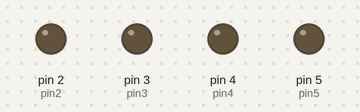
Recording of a sketch running on a simulated Arduino Uno, built with avr-gcc and run on an emulated ATmega328P. On the bench: output pins drawn as LEDs (lit = HIGH).

Above: at 0.5 s.
At 1.5 s:
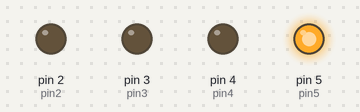
At 3.5 s:
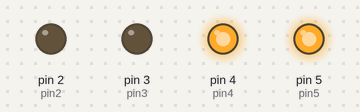
At 6.5 s:
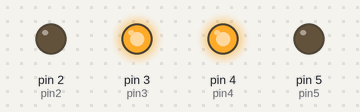
At 9.5 s:
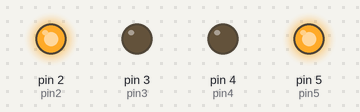
At 13.5 s:
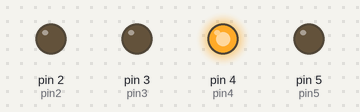
Timing chart, 0 to 14.3 s (numbered marks = the images above):
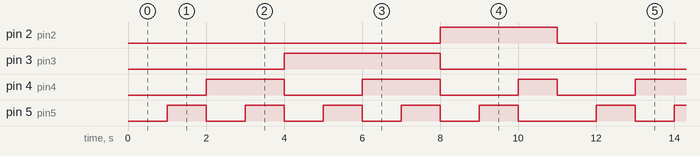

The sketch:

binary.ino
```cpp
int pin2=2;
int pin3=3;
int pin4=4;
int pin5=5;
int wait=1000;

void setup()
{
 	pinMode(pin2, OUTPUT);
    pinMode(pin3, OUTPUT);
    pinMode(pin4, OUTPUT);
    pinMode(pin5, OUTPUT);
}

void loop()
{
  //0
  digitalWrite(pin2, LOW);
  digitalWrite(pin3, LOW);
  digitalWrite(pin4, LOW);
  digitalWrite(pin5, LOW);
  delay(wait);
  //1
  digitalWrite(pin2, LOW);
  digitalWrite(pin3, LOW);
  digitalWrite(pin4, LOW);
  digitalWrite(pin5, HIGH);
  delay(wait);
  //2
  digitalWrite(pin2, LOW);
  digitalWrite(pin3, LOW);
  digitalWrite(pin4, HIGH);
  digitalWrite(pin5, LOW);
  delay(wait);
  //3
  digitalWrite(pin2, LOW);
  digitalWrite(pin3, LOW);
  digitalWrite(pin4, HIGH);
  digitalWrite(pin5, HIGH);
  delay(wait);
    //4
  digitalWrite(pin2, LOW);
  digitalWrite(pin3, HIGH);
  digitalWrite(pin4, LOW);
  digitalWrite(pin5, LOW);
  delay(wait);
    //5
  digitalWrite(pin2, LOW);
  digitalWrite(pin3, HIGH);
  digitalWrite(pin4, LOW);
  digitalWrite(pin5, HIGH);
  delay(wait);
    //6
  digitalWrite(pin2, LOW);
  digitalWrite(pin3, HIGH);
  digitalWrite(pin4, HIGH);
  digitalWrite(pin5, LOW);
  delay(wait);
    //7
  digitalWrite(pin2, LOW);
  digitalWrite(pin3, HIGH);
  digitalWrite(pin4, HIGH);
  digitalWrite(pin5, HIGH);
  delay(wait);
    //8
  digitalWrite(pin2, HIGH);
  digitalWrite(pin3, LOW);
  digitalWrite(pin4, LOW);
  digitalWrite(pin5, LOW);
  delay(wait);
    //9
  digitalWrite(pin2, HIGH);
  digitalWrite(pin3, LOW);
  digitalWrite(pin4, LOW);
  digitalWrite(pin5, HIGH);
  delay(wait);
    //10
  digitalWrite(pin2, HIGH);
  digitalWrite(pin3, LOW);
  digitalWrite(pin4, HIGH);
  digitalWrite(pin5, LOW);
  delay(wait);
}
```

Measured:
- by itself, pin 2 (pin2): alternates HIGH for 3.0 s and LOW for 8.0 s
- by itself, pin 3 (pin3): alternates HIGH for 4.0 s and LOW for 7.0 s
- by itself, pin 4 (pin4): repeats every 11.0 s: LOW 2.0 s, HIGH 2.0 s, LOW 2.0 s, HIGH 1.0 s, LOW 2.0 s, HIGH 2.0 s
- by itself, pin 5 (pin5): repeats every 11.0 s: 4 × (LOW 1.0 s, HIGH 1.0 s), LOW 2.0 s, HIGH 1.0 s
